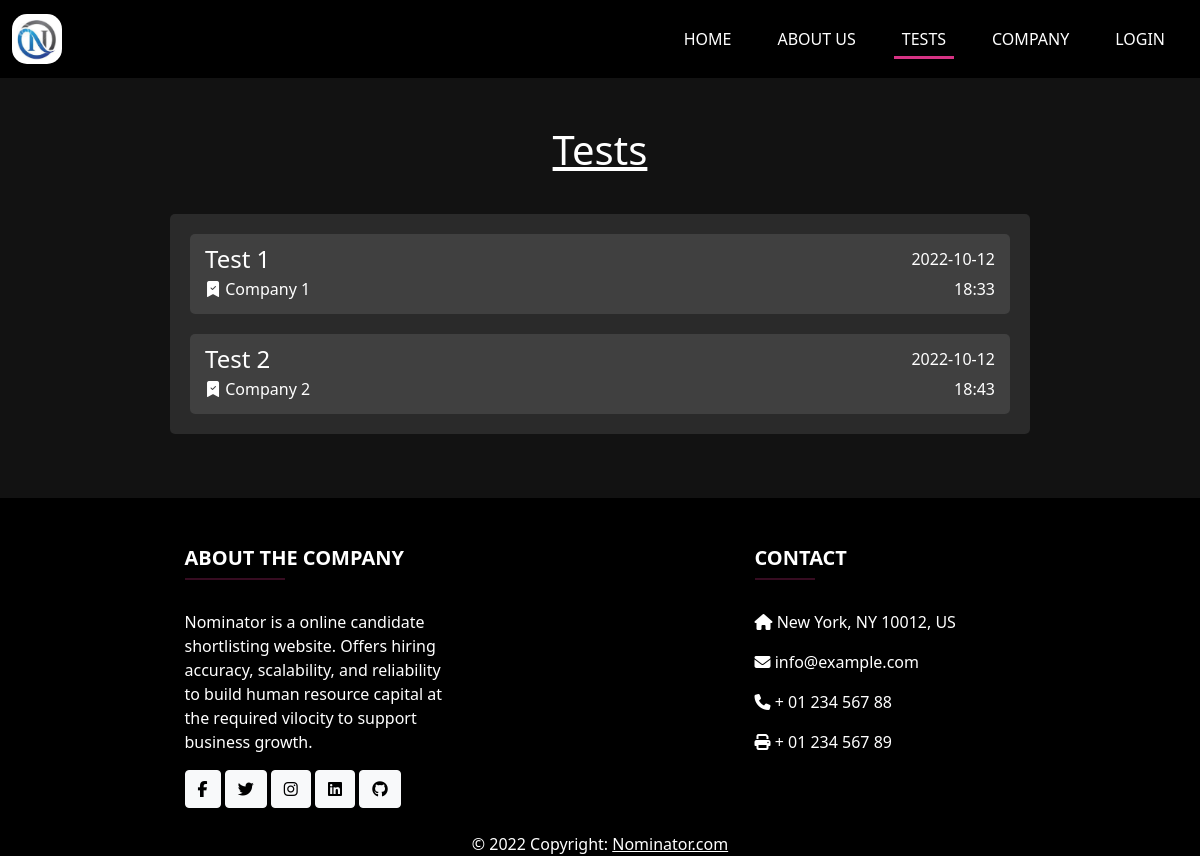
/tests, run on an earlier commit of the app's database.
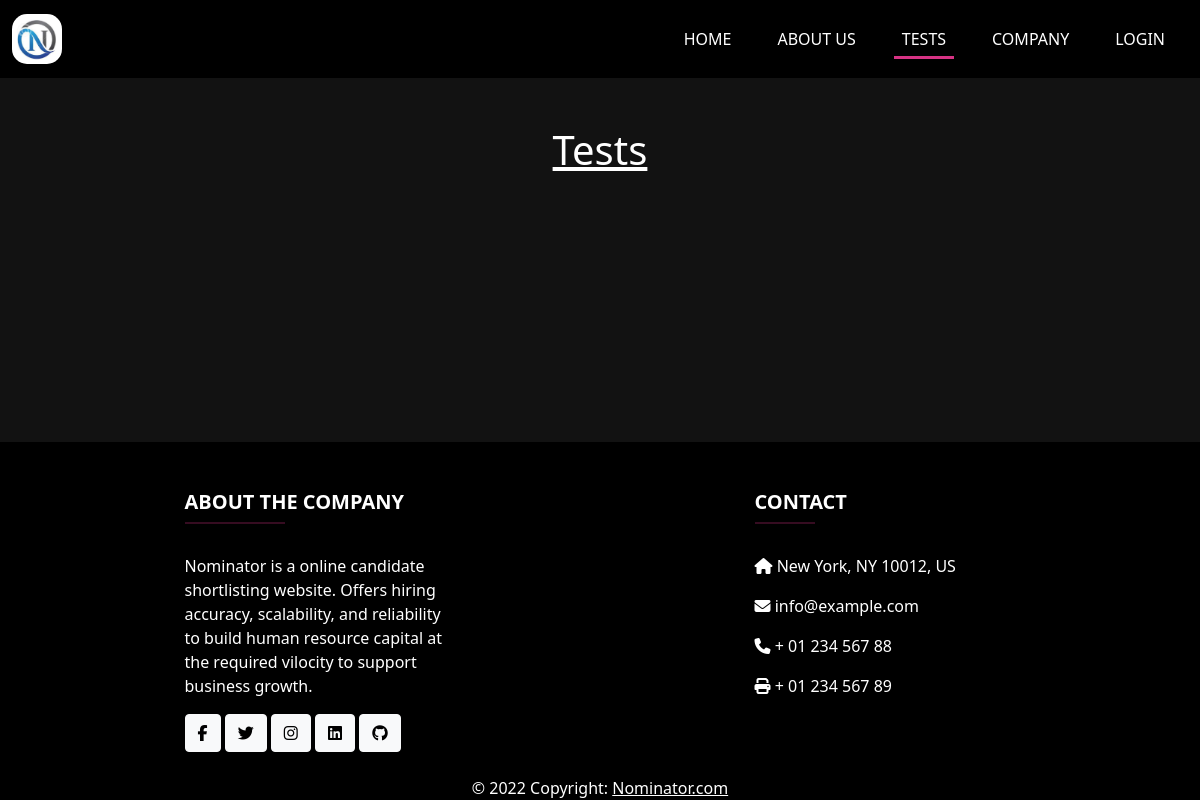
And on a later commit of the database.
### models.py (models this page shows, shortened)
class Test(db.Model):
    id = db.Column(db.Integer, primary_key=True)
    name = db.Column(db.String(255), unique=True, nullable=False)
    company_name = db.Column(db.String(255), nullable=False)
    creation_date = db.Column(db.DateTime, nullable=False, default=datetime.utcnow())
    description = db.Column(db.Text())
    job_role = db.Column(db.String(255), nullable=False)
    openness_criteria = db.Column(db.Float)
    neuroticism_criteria = db.Column(db.Float)
    extraversion_criteria = db.Column(db.Float)
    agreeableness_criteria = db.Column(db.Float)
    conscientiousness_criteria = db.Column(db.Float)
    skills_required = db.Column(db.PickleType)

### views.py (the view)
@app.route('/tests')
def tests():
    all_tests = Test.query.all()
    return render_template('tests.html', tests=all_tests)

### templates/tests.html (shortened to what this page needs)
{% extends 'base.html' %}
{% block css %}
    <link rel="stylesheet" href="{{url_for('static', filename='css/tests.css')}}">
{% endblock %}
{% block body %}
<div class="test-body">
    <div class="container mt-5 mb-5">
        <h1 class="test-heading">Tests</h1>
        <div class="test-main-container">
          {% if tests|length > 0 %}
              <ul class="test-list-container">
                {% for test in tests %}
                <a href="/test/{{test.id}}" class="test-anchor">
                    <li class="test-container">
                      <div class="test-container-row">
                        <h4 class="test-elements">{{test.name}}</h4>
                        <p class="test-elements">{{test.creation_date.strftime('%Y-%m-%d')}}</p>
                      </div>
                      <div class="test-container-row">
                        <h6 class="test-elements">
                          <i class="bi bi-bookmark-check-fill"></i>&nbsp;{{test.company_name}}
                        </h6>
                        <p class="test-elements">{{test.creation_date.strftime('%H:%M')}}</p>
                      </div>
                    </li>
                </a>
                {% endfor %}
              </ul>
          {% endif %}
        </div>
    </div>
</div>
{% endblock %}

What changed in the data, as far as the page shows it:
removed Test: name "Test 1", creation_date "2022-10-12", company_name "Company 1", creation_date "18:33"
removed Test: name "Test 2", creation_date "2022-10-12", company_name "Company 2", creation_date "18:43"
